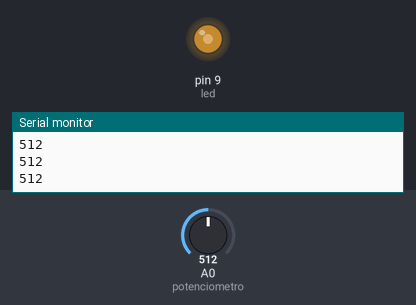
This sketch was run on a simulated Arduino Uno, built with avr-gcc and run on an emulated ATmega328P. On the bench: output pins drawn as LEDs (lit = HIGH), the last lines printed to the serial monitor. Inputs (shaded band) come from the test bench; at power-on: A0 (potenciometro) = 512.

Above: at 1.2 s.
1.3 s: A0 (potenciometro) set to 716
At 2.5 s:
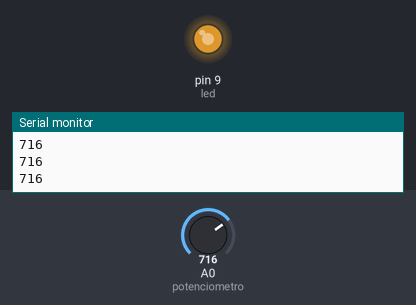
2.8 s: A0 (potenciometro) set to 900
At 4.0 s:
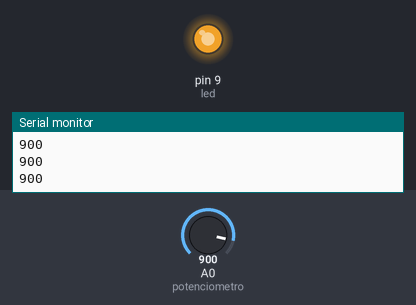
4.3 s: A0 (potenciometro) set to 122
At 5.3 s:
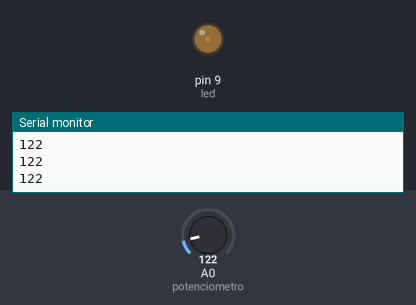
5.8 s: A0 (potenciometro) set to 0
At 6.6 s:
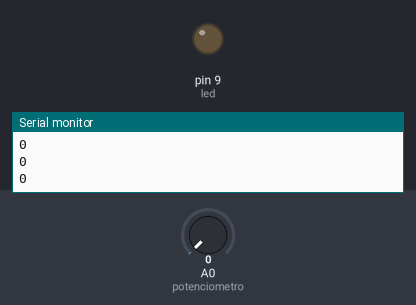
7.3 s: A0 (potenciometro) set to 511
At 7.9 s:
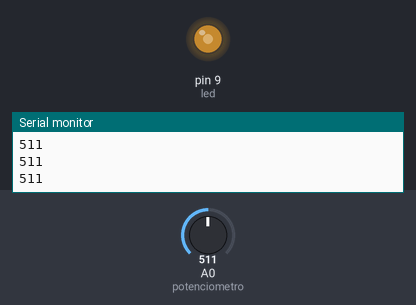
Timing chart, 0 to 9.8 s (numbered marks = the images above; inputs shaded):
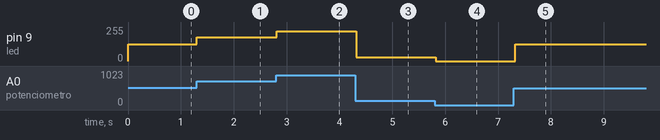

The sketch:

P8_ControladorConLedConPotenciometro.ino
```cpp
int potenciometro = A0; //Pin donde esta conectado el potenciometro
int led = 9;            //Pin PWM donde esta conetado el LED
int valor;              //Variable para almacenar el valor leido del potenciometro
int brillo;             //Variable para almacenar el valor ajustado dle brillo

void setup() {
  // put your setup code here, to run once:
  Serial.begin(9600);   //Inicializa la comunicacion serial
  pinMode(led,OUTPUT);  //Configura el pin del LED como salida

}

void loop() {
  // put your main code here, to run repeatedly:
  valor = analogRead(potenciometro);  //Lee el valor del potenciometro (0 a 1023)
  brillo = map(valor,0,1023,0,255);   //Mapea el valor a un rango de 0 a 255

  analogWrite(led,brillo);            //Ajusta el brillo del LED segun el valor mapeado
  Serial.println(valor);              //Imprimir el valor del potenciometro para monitoreo

  delay(100);                         //Espera un poco antes de la siguiente lectura

}
```

Measured:
- after the input at 1.3 s, pin 9 (led): 127/255 → 178/255 at once
- after the input at 2.8 s, pin 9 (led): 178/255 → 224/255 at once
- after the input at 4.3 s, pin 9 (led): 224/255 → 30/255 at once
- after the input at 5.8 s, pin 9 (led): 30/255 → 0/255 at once
- after the input at 7.3 s, pin 9 (led): 0/255 → 127/255 at once
